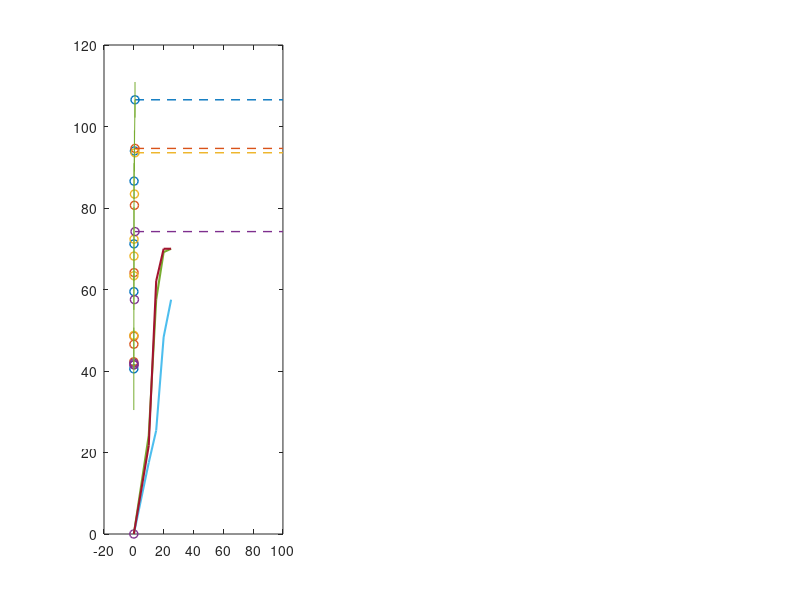

The MATLAB script that drew this image: (Note: this script raises an error after producing the figure.)
function auto_pendepth()

%Mason Sand
x1 = [0,53.27;
    -0.02,38.36;
    -0.02,33.88;
    0,60.88;
    0.02,43.91;
    0.02,37.04;
    -0.02,43.64;
    0,33.84;
    0,28.50;
    0.02,32.04];

x2 = [0.07,57.75;
    0.05,63.41;
    0.03,57.62;
    0.07,55.33;
    0.03,63.67;
    0.05,66.84;
    0.05,52.20;
    0.07,61.39;
    0.05,60.48;
    0.05,56.08];

x3 = [0.10,63.48;
    0.10,82.52;
    0.10,88.67;
    0.08,66.89;
    0.12,66.61;
    0.08,62.14;
    0.10,65.57;
    0.10,72.05;
    0.09,65.26;
    0.10,78.83];

x4 = [0.13,97.19;
    0.15,86.9;
    0.17,88.36;
    0.14,84.49;
    0.16,86.90;
    0.14,87.04;
    0.15,82.21;
    0.17,87.77;
    0.16,83.44;
    0.14,81.66];

x5 = [0.38,90.14;
    0.40,89.67;
    0.42,90.98;
    0.41,87.23;
    0.39,99.74;
    0.38,98.59;
    0.40,99.49;
    0.42,96.11;
    0.41,99.09;
    0.39,89];

x6 = [0.78,98.4;
    0.80,107.1;
    0.82,107.86;
    0.81,102.42;
    0.79,102.41;
    0.78,111.11;
    0.80,105.21;
    0.82,111.49;
    0.81,110.53;
    0.79,109.01];

figure(1);
h1 = [0,sum(x1(:,2))/10,std(x1(:,2));
    0.05,sum(x2(:,2))/10,std(x2(:,2));
    0.10,sum(x3(:,2))/10,std(x3(:,2));
    0.15,sum(x4(:,2))/10,std(x4(:,2));
    0.40,sum(x5(:,2))/10,std(x5(:,2));
    0.80,sum(x6(:,2))/10,std(x6(:,2))];

% plot (x1(:,1),x1(:,2),'kO','MarkerSize',2,'MarkerEdgeColor',[0 0 0],'MarkerFaceColor', [1 0 1]);
% hold on;
% plot (x2(:,1),x2(:,2),'kO','MarkerSize',2,'MarkerEdgeColor',[0 0 0],'MarkerFaceColor', [1 0 1]);
% hold on;
% plot (x3(:,1),x3(:,2),'kO','MarkerSize',2,'MarkerEdgeColor',[0 0 0],'MarkerFaceColor', [1 0 1]);
% hold on;
% plot (x4(:,1),x4(:,2),'kO','MarkerSize',2,'MarkerEdgeColor',[0 0 0],'MarkerFaceColor', [1 0 1]);
% hold on;
% plot (x5(:,1),x5(:,2),'kO','MarkerSize',2,'MarkerEdgeColor',[0 0 0],'MarkerFaceColor', [1 0 1]);
% hold on;
% plot (x6(:,1),x6(:,2),'kO','MarkerSize',2,'MarkerEdgeColor',[0 0 0],'MarkerFaceColor', [1 0 1]);
% hold on;
%River Sand
a1 = [0.98,35.82;
    1,44.57;
    1.02,60.35;
    1.01,32.74;
    0.99,39.96;
    0.98,55.49;
    1,26.55;
    1.02,36.97;
    1.01,46.02;
    0.99,44.17];

a2 = [1.98,62.42;
    2,64.42;
    2.02,55.73;
    1.99,33.7;
    2.01,43.64;
    1.98,38.69;
    2,47.34;
    2.02,35.46;
    2.01,48.01;
    1.99,36.32];

a3 = [2.99,64.88;
    2.98,44.14;
    3.02,45.09;
    3.01,47.89;
    3.02,49.02;
    3.01,42.99;
    2.99,46.83;
    2.98,48.22;
    3,47.15;
    3,49.3];

a4 = [4,67.4;
    4,63.63;
    4.02,56.81;
    4.02,59.79;
    3.98,72.19;
    3.98,58.39;
    3.99,64.72;
    3.99,72.99;
    4.01,61.68;
    4.01,63.86];

a5 = [5,87.28;
    5,75.3;
    5.02,84.19;
    5.01,72.84;
    5.02,87.64;
    5.01,86.74;
    4.98,77.69;
    4.98,72.91;
    4.99,84.98;
    4.99,77];

a6 = [6,99.48;
    6,89.33;
    6.02,98.24;
    6.01,90.8;
    6.01,95.51;
    6.02,96.37;
    5.98,100.67;
    5.98,96.29;
    5.99,91.59;
    5.99,87.93];

h2 = [0,sum(a1(:,2))/10,std(a1(:,2));
    0.05,sum(a2(:,2))/10,std(a2(:,2));
    0.10,sum(a3(:,2))/10,std(a3(:,2));
    0.15,sum(a4(:,2))/10,std(a4(:,2));
    0.40,sum(a5(:,2))/10,std(a5(:,2));
    0.80,sum(a6(:,2))/10,std(a6(:,2))];
%Coarse Sand
b1 = [1,53.64;
    1,48.36;
    1.02,44.42;
    1.02,50.69;
    1.01,57.78;
    1.01,53.33;
    0.98,41.88;
    0.98,43.88;
    0.99,52.47;
    0.99,40.95];

b2 = [2,71.79;
    2,67.52;
    2.02,58.11;
    1.98,59.18;
    2.02,59.1;
    2.02,62.26;
    2.01,72.3;
    1.98,53.18;
    1.99,61.19;
    1.99,69.25];

b3 = [3,65.03;
    3,74.02;
    3.02,63.07;
    3.01,61.69;
    3.02,74.95;
    3.01,64.5;
    2.98,73.94;
    2.98,62.84;
    2.99,74.85;
    2.99,67.15];

b4 = [4,74.27;
    4,70.07;
    4.02,71.4;
    4.02,77.11;
    4.01,72.21;
    4.01,69.7;
    3.98,76.49;
    3.98,73.24;
    3.99,70;
    3.98,68.98];

b5 = [5,84.46;
    5.02,85.11;
    5,82.96;
    5.02,92.11;
    5.01,83.57;
    4.98,82.73;
    4.99,82.33;
    5.01,78.66;
    4.99,84.53;
    4.98,77.81];

b6 = [6,90.64;
    6,87.33;
    6.02,100.77;
    6.02,97.74;
    6.01,87.39;
    6.01,97.24;
    5.98,88.49;
    5.98,98.62;
    5.99,90.32;
    5.99,97.03];

h3 = [0,sum(b1(:,2))/10,std(b1(:,2));
    0.05,sum(b2(:,2))/10,std(b2(:,2));
    0.10,sum(b3(:,2))/10,std(b3(:,2));
    0.15,sum(b4(:,2))/10,std(b4(:,2));
    0.40,sum(b5(:,2))/10,std(b5(:,2));
    0.80,sum(b6(:,2))/10,std(b6(:,2))];

%Top Soil
c1 = [0.98,0;
    0.99,0;
    1,0;
    1.01,0;
    1.02,0;
    0.98,0;
    0.99,0;
    1,0;
    1.01,0;
    1.02,0];

c2 = [2,43.03;
    2.02,39.01;
    2.01,41.89;
    1.97,41.05;
    1.98,42.95;
    2.02,42.35;
    2,39.19;
    1.97,48.83;
    1.98,39.37;
    1.99,41.91];

c3 = [3,40.87;
    3,47.68;
    3.02,42.88;
    3.01,40.97;
    3.03,42.22;
    3.02,40.06;
    2.99,40.81;
    2.98,41.45;
    2.97,40.81;
    2.97,38.14];

c4 = [4,38.49;
    4.02,39.25;
    4,41.61;
    4.02,36.73;
    4.01,45.13;
    4.01,40.95;
    3.97,40.33;
    3.97,43.57;
    3.98,44.04;
    3.99,44.86];

c5 = [5,56.17;
    5.02,58.41;
    5,67.99;
    5.02,43.17;
    5.01,54.17;
    5.01,64.65;
    4.98,56.52;
    4.98,60.97;
    4.99,61.58;
    4.99,51.61];

c6 = [6,73.58;
    6,66.63;
    6.02,67.81;
    6.02,77.95;
    6.01,79.93;
    5.98,80.7;
    5.99,81.54;
    6.01,71.59;
    5.98,68.1;
    5.99,74.29];

h4 = [0,sum(c1(:,2))/10,std(c1(:,2));
    0.05,sum(c2(:,2))/10,std(c2(:,2));
    0.10,sum(c3(:,2))/10,std(c3(:,2));
    0.15,sum(c4(:,2))/10,std(c4(:,2));
    0.40,sum(c5(:,2))/10,std(c5(:,2));
    0.80,sum(c6(:,2))/10,std(c6(:,2))];


d1 = [40 30;
    35 45;
    35 45;
    30 40;
    0  90;
    45 30;
    30 45;
    30 45;
    0  90;
    45 35;
    0  90;
    0  90];

d2 = [70 10;
    55 25;
    65 15;
    0  90;
    70 10;
    50 20;
    50 20;
    55 15;
    65 30;
    70 05;
    70 05;
    70 00];

d3 = [70 00;
    70 00;
    70 00;
    70 00;
    70 00;
    70 00;
    60 15;
    70 00;
    70 00;
    70 00;
    70 00;
    70 00];

d4 = [70 00;
    70 00;
    70 00;
    70 00;
    70 00;
    70 00;
    70 00;
    70 00;
    70 00;
    70 00;
    70 00;
    70 00];

h5  =[ 0, 0, 0;
    10,sum(d1(:,1))/12,std(d1(:,1));
    15,sum(d2(:,1))/12,std(d2(:,1));
    20,sum(d3(:,1))/12,std(d3(:,1));
    25,sum(d4(:,1))/12,std(d4(:,1))];

e1 =[30 05;
    35 30;
    20 25;
    00 90;
    00 90;
    30 25;
    35 25;
    00 90;
    30 25;
    00 90;
    30 30;
    00 90];

e2 = [35 05;
    30 05;
    25 10;
    30 15;
    30 05;
    25 25;
    00 90;
    35 10;
    35 10;
    30 10;
    30 15;
    00 90];

e3 = [45 05;
    50 00;
    45 05;
    50 00;
    55 00;
    45 00;
    55 00;
    45 00;
    40 05;
    45 00;
    55 00;
    50 05];

e4 = [55 00;
    55 00;
    60 00;
    55 00;
    60 00;
    60 00;
    55 00;
    60 00;
    60 00;
    60 00;
    55 00;
    55 00];

h6  =[0, 0, 0;
    10,sum(e1(:,1))/12,std(e1(:,1));
    15,sum(e2(:,1))/12,std(e2(:,1));
    20,sum(e3(:,1))/12,std(e3(:,1));
    25,sum(e4(:,1))/12,std(e4(:,1))];


f1 = [40 30;
    30 30;
    40 45;
    00 90;
    30 45;
    25 30;
    25 30;
    00 90;
    40 25;
    30 25;
    00 90;
    00 90];

f2 = [60 00;
    60 00;
    55 00;
    65 00;
    55 20;
    70 00;
    60 05;
    60 10;
    60 00;
    65 05;
    65 05;
    70 10];

f3 = [70 00;
    70 00;
    70 00;
    70 00;
    70 00;
    70 00;
    70 00;
    70 00;
    70 00;
    70 00;
    70 00;
    70 00];

f4 = [70 00;
    70 00;
    70 00;
    70 00;
    70 00;
    70 00;
    70 00;
    70 00;
    70 00;
    70 00;
    70 00;
    70 00];

h7  =[0, 0, 0;
    10,sum(f1(:,1))/12,std(f1(:,1));
    15,sum(f2(:,1))/12,std(f2(:,1));
    20,sum(f3(:,1))/12,std(f3(:,1));
    25,sum(f4(:,1))/12,std(f4(:,1))];

h1d1 = [h1(end,1),100];
h1d2 = [h1(end,2),h1(end,2)];
h2d1 = [h2(end,1),100];
h2d2 = [h2(end,2),h2(end,2)];
h3d1 = [h3(end,1),100];
h3d2 = [h3(end,2),h3(end,2)];
h4d1 = [h4(end,1),100];
h4d2 = [h4(end,2),h4(end,2)];

% DO ALL PLOTTING
figure(2);clf;
lw = 1.5;
c= lines(8);
subplot(1,9,[1,3]);
plot (h1(:,1),h1(:,2),'o','color',c(1,:),'LineWidth',1);
hold on;
plot (h2(:,1),h2(:,2),'o','color',c(2,:),'LineWidth',1);
plot (h3(:,1),h3(:,2),'o','color',c(3,:),'LineWidth',1);
plot (h4(:,1),h4(:,2),'o','color',c(4,:),'LineWidth',1);
plot (h5(:,1),h5(:,2),'LineWidth',lw,'color',c(5,:));
plot (h6(:,1),h6(:,2),'LineWidth',lw,'color',c(6,:));
plot (h7(:,1),h7(:,2),'LineWidth',lw,'color',c(7,:));

plot(h1d1,h1d2,'--','color',c(1,:),'LineWidth',1);
plot(h2d1,h2d2,'--','color',c(2,:),'LineWidth',1);
plot(h3d1,h3d2,'--','color',c(3,:),'LineWidth',1);
plot (h4d1,h4d2,'--','color',c(4,:),'LineWidth',1);

errorbar(h1(:,1)-.005,h1(:,2),h1(:,3),'-','LineWidth',lw,'color',c(1,:));
errorbar(h2(:,1)-.003,h2(:,2),h2(:,3),'-','LineWidth',lw,'color',c(2,:));
errorbar(h3(:,1),h3(:,2),h3(:,3),'-','LineWidth',lw,'color',c(3,:));
errorbar(h4(:,1)+.003,h4(:,2),h4(:,3),'-','LineWidth',lw,'color',c(4,:));
axis([-.05,.9,0,120])
xlabel('Drop Height (m)');
ylabel('Penetration Depth (mm)');
setGCA()



subplot(1,9,[4,9]);
l1=plot(h1d1,h1d2,'--','color',c(1,:),'LineWidth',1);
hold on;
l2=plot(h2d1,h2d2,'--','color',c(2,:),'LineWidth',1);
l3=plot(h3d1,h3d2,'--','color',c(3,:),'LineWidth',1);
l4=plot (h4d1,h4d2,'--','color',c(4,:),'LineWidth',1);
plot (h5(:,1),h5(:,2),'o','color',c(5,:),'LineWidth',1);
plot (h6(:,1),h6(:,2),'o','color',c(6,:),'LineWidth',1);
plot (h7(:,1),h7(:,2),'o','color',c(7,:),'LineWidth',1);
l5=errorbar(h5(:,1)-.1,h5(:,2),h5(:,3),'-','LineWidth',lw,'color',c(5,:));
l6=errorbar(h6(:,1),h6(:,2),h6(:,3),'-','LineWidth',lw,'color',c(6,:));
l7=errorbar(h7(:,1)+.1,h7(:,2),h7(:,3),'-','LineWidth',lw,'color',c(7,:));
axis([2,26,0,120])
xlabel( 'Drop Height (m)');
%ylabel 'Penetration Depth (mm)';
%legend('Mason Sand','River Sand','Coarse Sand', 'Top soil','soil 1','soil 2','clay','location','best')
% l5 (Grass Field) is a lawn area with about half foot of grass after the rain, 0.15m 
% l6 (Intramural Field) is the intramural soccer field,
% l7 (Lawn)  lawn area near the intramural soccer field where the ground is a bit software and the grass not as dense/high. They are numbered in order ground1, ground2 and ground3 in the data files.

legend([l1,l2,l3,l4,l7,l5,l6], ...
'0.099 kg/sq. cm','0.056 kg/sq. cm','0.089 kg/sq. cm', '0.135 kg/sq. cm','1.75 kg/sq. cm','3 kg/sq. cm','4 kg/sq. cm','location','NorthWest')
set(gca,'YTickLabel','','YMinorTick'  , 'off'   )
setGCA()


 set(gcf,'PaperUnits','inches')
set(gcf,'papersize',[8.5,3.5])
set(gcf,'paperposition',[-0.7,0,10,3.5])
print -dpdf 'AutoPenetrationDepth.pdf'

function setGCA() % http://blogs.mathworks.com/loren/2007/12/11/making-pretty-graphs/#5
set( gca                       , ...
    'FontName'   , 'Helvetica','FontSize'   , 8  );
set(gca, ...
  'Box'         , 'off'     , ...
  'TickDir'     , 'in'     , ...
  'TickLength'  , [.02 .02] , ...
  'XMinorTick'  , 'off'      , ...
  'YMinorTick'  , 'on'      , ...
  'YGrid'       , 'on'      , ...
  'XColor'      , [.3 .3 .3], ...
  'YColor'      , [.3 .3 .3], ...
  'YTick'       , 0:10:120, ...
  'LineWidth'   , 1         );
